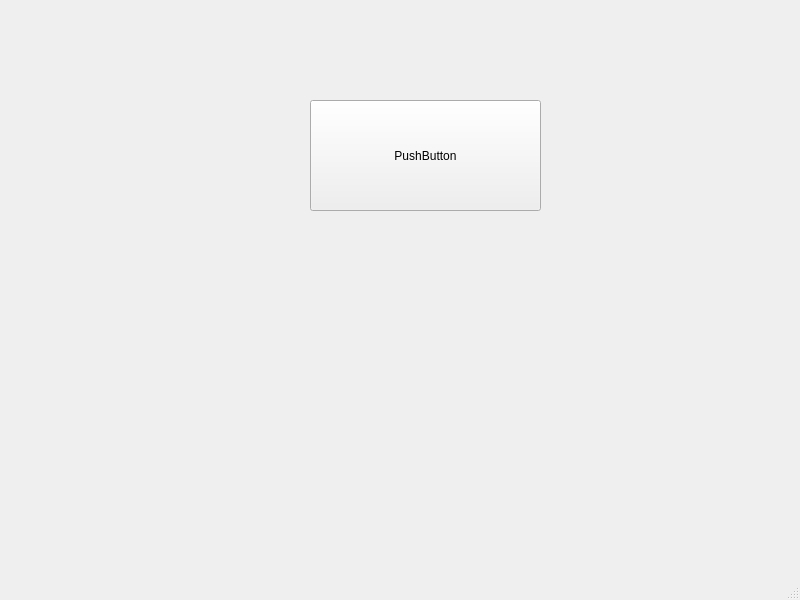
<?xml version="1.0" encoding="UTF-8"?>
<ui version="4.0">
 <class>MainWindow</class>
 <widget class="QMainWindow" name="MainWindow">
  <property name="geometry">
   <rect>
    <x>0</x>
    <y>0</y>
    <width>800</width>
    <height>600</height>
   </rect>
  </property>
  <property name="windowTitle">
   <string>MainWindow</string>
  </property>
  <widget class="QWidget" name="centralwidget">
   <widget class="QPushButton" name="pushButton">
    <property name="geometry">
     <rect>
      <x>310</x>
      <y>100</y>
      <width>231</width>
      <height>111</height>
     </rect>
    </property>
    <property name="text">
     <string>PushButton</string>
    </property>
   </widget>
  </widget>
  <widget class="QMenuBar" name="menubar">
   <property name="geometry">
    <rect>
     <x>0</x>
     <y>0</y>
     <width>800</width>
     <height>21</height>
    </rect>
   </property>
  </widget>
  <widget class="QStatusBar" name="statusbar"/>
 </widget>
 <resources/>
 <connections/>
</ui>
